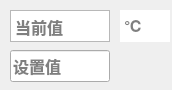
<?xml version="1.0" encoding="UTF-8"?>
<ui version="4.0">
 <class>DialogSetValue</class>
 <widget class="QDialog" name="DialogSetValue">
  <property name="windowModality">
   <enum>Qt::NonModal</enum>
  </property>
  <property name="geometry">
   <rect>
    <x>0</x>
    <y>0</y>
    <width>172</width>
    <height>90</height>
   </rect>
  </property>
  <property name="sizePolicy">
   <sizepolicy hsizetype="Fixed" vsizetype="Fixed">
    <horstretch>0</horstretch>
    <verstretch>0</verstretch>
   </sizepolicy>
  </property>
  <property name="focusPolicy">
   <enum>Qt::NoFocus</enum>
  </property>
  <property name="contextMenuPolicy">
   <enum>Qt::NoContextMenu</enum>
  </property>
  <property name="windowTitle">
   <string>设值</string>
  </property>
  <property name="modal">
   <bool>true</bool>
  </property>
  <widget class="QTextEdit" name="textEditCurrentSV">
   <property name="geometry">
    <rect>
     <x>10</x>
     <y>10</y>
     <width>100</width>
     <height>32</height>
    </rect>
   </property>
   <property name="font">
    <font>
     <family>Tahoma</family>
     <pointsize>12</pointsize>
     <weight>75</weight>
     <bold>true</bold>
    </font>
   </property>
   <property name="undoRedoEnabled">
    <bool>false</bool>
   </property>
   <property name="readOnly">
    <bool>true</bool>
   </property>
   <property name="placeholderText">
    <string>当前值</string>
   </property>
  </widget>
  <widget class="QLineEdit" name="lineEditSV">
   <property name="geometry">
    <rect>
     <x>10</x>
     <y>50</y>
     <width>100</width>
     <height>32</height>
    </rect>
   </property>
   <property name="font">
    <font>
     <family>Tahoma</family>
     <pointsize>12</pointsize>
     <weight>75</weight>
     <bold>true</bold>
    </font>
   </property>
   <property name="maxLength">
    <number>6</number>
   </property>
   <property name="placeholderText">
    <string>设置值</string>
   </property>
  </widget>
  <widget class="QTextEdit" name="textEditUnit">
   <property name="geometry">
    <rect>
     <x>120</x>
     <y>10</y>
     <width>50</width>
     <height>32</height>
    </rect>
   </property>
   <property name="font">
    <font>
     <pointsize>12</pointsize>
     <weight>75</weight>
     <bold>true</bold>
    </font>
   </property>
   <property name="frameShape">
    <enum>QFrame::NoFrame</enum>
   </property>
   <property name="readOnly">
    <bool>true</bool>
   </property>
   <property name="placeholderText">
    <string>℃</string>
   </property>
  </widget>
 </widget>
 <resources/>
 <connections/>
</ui>
